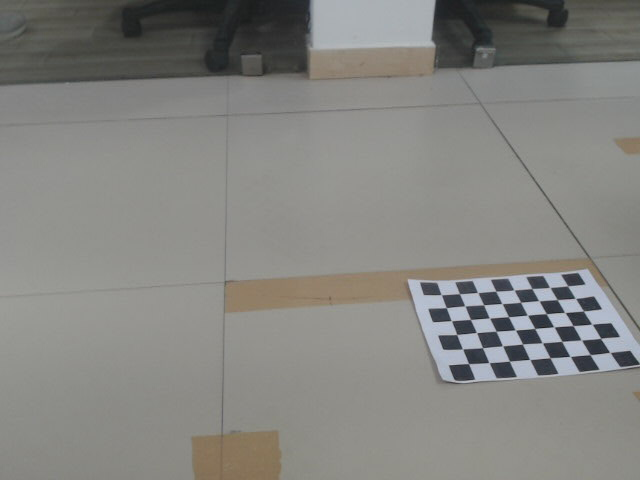
//> input picture Deva/backup/raw_photos/left.jpg, 640 x 480 px, given in place of the camera
$ ./2videos_non_grey   (built with g++ and OpenCV 4)
//> lines starting //> are read from the running program, lines starting //| are printed output that depends on the picture; after the words box and inside, x2 and y2 are one past the last pixel; in counts of white or black regions, pixels touching at a corner belong together
#include <opencv2/opencv.hpp>
#include <iostream>

using namespace cv;
using namespace std;
#define STEP_SIZEE 1
#define STEP_SIZE 1

Mat rotateImage(const Mat& src, double angle) {
	Point2f center(173,477);
	Mat rotMat = getRotationMatrix2D(center, angle, 1.0);
	Mat dst;
	warpAffine(src, dst, rotMat, src.size());
	return dst;
}

Mat resizeImage(const Mat& src, Size newSize) {
	Mat dst;
	resize(src, dst, newSize);
	return dst;
}


Mat blendImages(const Mat& img1, const Mat& img2, int off_x1, int off_y1, int off_x2, int off_y2) {

	int w1 = img1.cols;
	int h1 = img1.rows;
	int w2 = img2.cols;
	int h2 = img2.rows;

	// Calculate the canvas size to hold both images, considering the offsets
	int c1 = 1280;
	int c2 = 720;

	// Create an empty canvas with black background
	Mat canvas1(Size(c1, c2), img1.type(), Scalar(0, 0, 0));
	Mat canvas2(Size(c1, c2), img1.type(), Scalar(0, 0, 0));
	Mat canvas4(Size(c1, c2), img1.type(), Scalar(0, 0, 0));

	// Place img1 on the canvas at (off_x1, off_y1)
	Mat roi3 = canvas1(Rect(off_x1, off_y1, w1, h1));
	img1.copyTo(roi3);

	// Place img2 on the canvas at (off_x2, off_y2)
	Mat roi4 = canvas2(Rect(off_x2, off_y2, w2, h2));
	img2.copyTo(roi4);

	int x_start = 540;  // x-coordinate of the top-left corner of the rectangle
	int y_start = 155;  // y-coordinate of the top-left corner
	int width   = 90;    // Width of the region
	int height  = 271;   // Height of the region

	// Extract the region of interest (ROI) from the original image
	cv::Mat roi = canvas1(cv::Rect(x_start, y_start, width, height));
	cv::Mat roi1 = canvas2(cv::Rect(x_start, y_start, width, height));

	// [6 lines of commented-out code are left out]


	cv::Mat gradient(roi.size(), CV_32F); // Using 32-bit float for better precision
	cv::Mat gradient1(roi1.size(), CV_32F); // Using 32-bit float for better precision

	// [17 lines of commented-out code are left out]

	float slope = -0.1772f;
        float absolute_slope = std::abs(slope);
	/* 1 --- 0 */
	for (int y = 0; y < roi.rows; y++) {
		for (int x = 0; x < roi.cols; x++) {
			// Linearly decrease intensity from 1 (max) to 0 (min) across the width
			//float intensity = 1.0f - (float(x) / float(roi_gray3.cols));
			//gradient3.at<float>(y, x) = intensity;  // Set the gradient intensity

			if (y >= absolute_slope * x) {
				gradient.at<float>(y, x) = 0.0f;  // After the diagonal (below), set mask value to 1
			} else {
				gradient.at<float>(y, x) = 1.0f;  // Before the diagonal (above), set mask value to 0
			}
		}
	}

	/* 0 --- 1 */
	for (int y = 0; y < roi1.rows; y++) {
		for (int x = 0; x < roi1.cols; x++) {
			// Linearly decrease intensity from 1 (max) to 0 (min) across the width
			//float intensity = 1.0f - (float(x) / float(roi_gray3.cols));
			//gradient3.at<float>(y, x) = intensity;  // Set the gradient intensity

			if (y >= absolute_slope * x) {
				gradient1.at<float>(y, x) = 0.0f;  // After the diagonal (below), set mask value to 1
			} else {
				gradient1.at<float>(y, x) = 1.0f;  // Before the diagonal (above), set mask value to 0
			}
		}
	}
// [8 lines of commented-out code are left out]

	for (int y = 0; y < roi.rows; y++) {
		for (int x = 0; x < roi.cols; x++) {
			// Extract BGR values of the pixel
			Vec3b pixel = roi.at<Vec3b>(y, x);  // Access BGR channels of the pixel

			// Apply the gradient to each channel (B, G, R)
			pixel[0] = cv::saturate_cast<uchar>(pixel[0] * gradient.at<float>(y, x)); // Blue channel
			pixel[1] = cv::saturate_cast<uchar>(pixel[1] * gradient.at<float>(y, x)); // Green channel
			pixel[2] = cv::saturate_cast<uchar>(pixel[2] * gradient.at<float>(y, x)); // Red channel

			// Set the modified pixel back to the ROI
			roi.at<Vec3b>(y, x) = pixel;
		}
	}

	for (int y = 0; y < roi1.rows; y++) {
		for (int x = 0; x < roi1.cols; x++) {
			// Extract BGR values of the pixel
			Vec3b pixel = roi1.at<Vec3b>(y, x);  // Access BGR channels of the pixel

			// Apply the gradient to each channel (B, G, R)
			pixel[0] = cv::saturate_cast<uchar>(pixel[0] * gradient1.at<float>(y, x)); // Blue channel
			pixel[1] = cv::saturate_cast<uchar>(pixel[1] * gradient1.at<float>(y, x)); // Green channel
			pixel[2] = cv::saturate_cast<uchar>(pixel[2] * gradient1.at<float>(y, x)); // Red channel

			// Set the modified pixel back to the ROI
			roi1.at<Vec3b>(y, x) = pixel;
		}
	}

	// [8 lines of commented-out code are left out]
	roi.copyTo(roi);
	roi.copyTo(roi1);

	cv::add(canvas1,canvas2,canvas4);
	return canvas4;
}


int main(int argc, char **argv) {

	Point2f center(173,477);// centre of rotation

//	Mat imgg1,imgg2;	//To read images from file path
	double fps;		//Fps of video input
	int v_width,v_height;	//Width height  of video input
	Mat frame1,frame2;	//To read video frames rfom usb
	Mat img1,img2;		//To save perspective transformed images
	Mat rotated1,rotated2; 	//To save rotated and translated images
	Mat re1, re2; 		//to save "resized "  rotated and translated images
	Mat blendedCanvas; 	// final output canvas
	int a1,a2,x1,x2,y1,y2;	//to save values from rotation yml


	// READING THE TRANSFORM MATRIX 1
	std::string matrix_path = "/home/rushi/nov29/temppp/img1-mat.yml";
	cv::FileStorage fs_trans_matrix(matrix_path, cv::FileStorage::READ);
	if (!fs_trans_matrix.isOpened()) {
		std::cerr << "Could not open the transform matrix file for reading!" << std::endl;
		return -1;
	}
	cv::Mat transform_matrix;
	fs_trans_matrix["mat"] >> transform_matrix;
	cout << "read the transform matrix yml" << endl;


	// READING THE TRANSFORM MATRIX 2
	std::string matrix_path2 = "/home/rushi/nov29/temppp/img2-mat.yml";
	cv::FileStorage fs_trans_matrix2(matrix_path2, cv::FileStorage::READ);
	if (!fs_trans_matrix2.isOpened()) {
		std::cerr << "Could not open the transform matrix 2 file for reading!" << std::endl;
		return -1;
	}
	cv::Mat transform_matrix2;
	fs_trans_matrix2["mat"] >> transform_matrix2;
	cout << "read the transform matrix 2 yml" << endl;


	// READING TRANSLATION ROTATION FILE
	std::string pathh="/home/rushi/nov29/temppp/new_coordinates_0.yml";
	cv::FileStorage fs(pathh, cv::FileStorage::READ); // Replace with your YAML file path
	if (!fs.isOpened()) {
		std::cerr << "Error opening file" << std::endl;
		return -1;
	}
	fs["img_1_angle"] >> a1;
	fs["img_2_angle"] >> a2;
	fs["img_1_x"] >> x1;
	fs["img_1_y"] >> y1;
	fs["img_2_x"] >> x2;
	fs["img_2_y"] >> y2;
	cout << "read the rotation yml" << endl;


	// [6 lines of commented-out code are left out]

	cv::VideoCapture cap(0, cv::CAP_V4L2);
	cv::VideoCapture cap2(1, cv::CAP_V4L2);
	if (!cap.isOpened() || !cap2.isOpened()) {
		std::cout << "unable to open webcam" << std::endl;
	}
	// setting resolution | resizing.
	cap.set(cv::CAP_PROP_FRAME_WIDTH, 640);
	cap.set(cv::CAP_PROP_FRAME_HEIGHT, 480);

	cap2.set(cv::CAP_PROP_FRAME_WIDTH, 640);
	cap2.set(cv::CAP_PROP_FRAME_HEIGHT, 480);


	//Opening video writer file
	fps=cap.get(cv::CAP_PROP_FPS);
	v_width=cap.get(cv::CAP_PROP_FRAME_WIDTH);
	v_height=cap.get(cv::CAP_PROP_FRAME_HEIGHT);
	cv::VideoWriter writer("output.mkv", cv::VideoWriter::fourcc('x','2','6','4'),fps,cv::Size(1280,720));
	cout << "width of video file input is " << v_width << endl ;
	cout << "height of video file input is " << v_height << endl ;
	cout << "writer created now going inside loop " << endl ;

	while(1){

		cap >> frame1;
//> frame1 is the input picture: 480 rows x 640 cols, CV_8UC3; mean B, G, R 128.6, 132.4, 132.6
		cap2 >> frame2;

		if (frame1.empty() || frame2.empty()) {
			cerr << "Error: Could not open one or more video files!" << endl;
			break;
			return -1;
		}

		cout << "inside the loop " << endl ;
		cv::warpPerspective (frame1, img1, transform_matrix, cv::Size(640, 480));
		cv::warpPerspective (frame2, img2, transform_matrix2, cv::Size(640, 480));
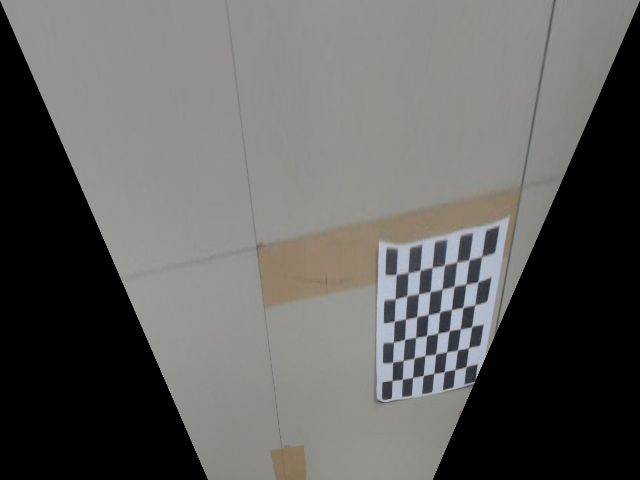
//> img2: 480 rows x 640 cols, CV_8UC3; mean B, G, R 93.4, 96.2, 96.7

		rotated1 = rotateImage(img1, a1);
		rotated2 = rotateImage(img2, a2);

		Size newSize(300, 300);
		re1 = resizeImage(rotated1, newSize);
//> in resizeImage, `resize(src, dst, newSize);`:
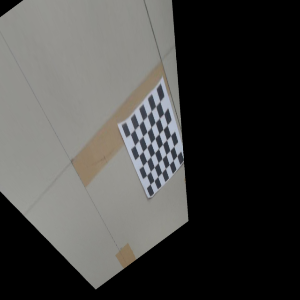
//> dst: 300 rows x 300 cols, CV_8UC3; mean B, G, R 68.6, 70.6, 71
		re2 = resizeImage(rotated2, newSize);
//> call 2 of resizeImage, with newSize = Size(300, 300)
//> in resizeImage (call 2), `resize(src, dst, newSize);`:
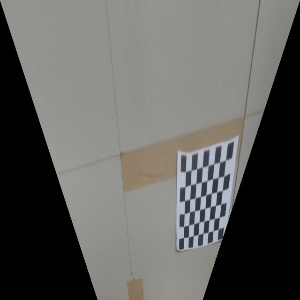
//> dst: 300 rows x 300 cols, CV_8UC3; mean B, G, R 93.4, 96.2, 96.7
		blendedCanvas = blendImages(re1, re2, x1, y1, x2, y2);
//> in blendImages, `cv::Mat roi = canvas1(cv::Rect(x_start, y_start, width, height));`: roi: 271 rows x 90 cols, CV_8UC3; every value is 0
//> in blendImages, `cv::Mat roi1 = canvas2(cv::Rect(x_start, y_start, width, height));`:
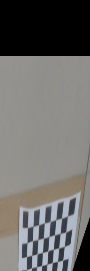
//> roi1: 271 rows x 90 cols, CV_8UC3; mean B, G, R 106.4, 108.5, 109.2
//> after the loop in blendImages, `for (int y = 0; y < roi.rows; y++)`:
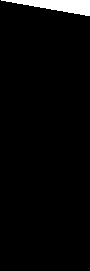
//> gradient: 271 rows x 90 cols, CV_32FC1; values 0 (black) and 1 (white), 3.1% white; 1 white region, box (x1, y1, x2, y2) and area: (1, 0, 90, 16) 754
//> after the loop in blendImages, `for (int y = 0; y < roi1.rows; y++)`:
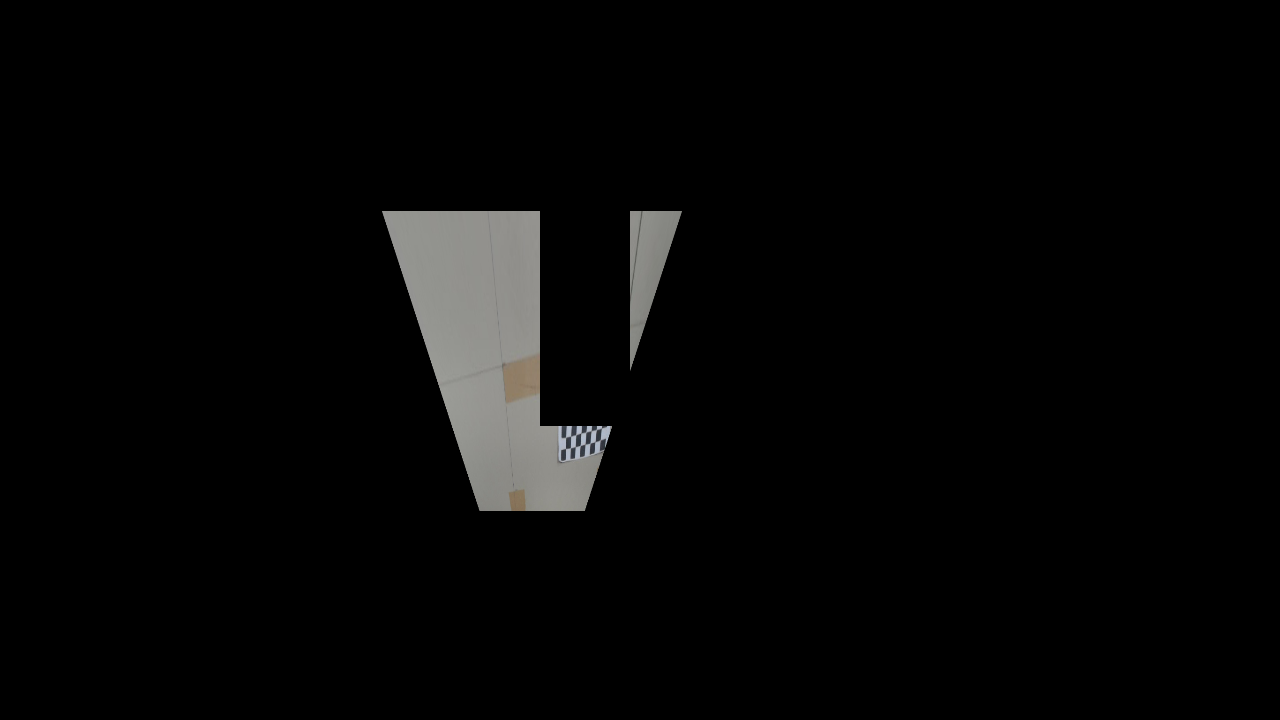
//> canvas2: 720 rows x 1280 cols, CV_8UC3; mean B, G, R 6.3, 6.5, 6.5
//> in blendImages, `cv::add(canvas1,canvas2,canvas4);`:
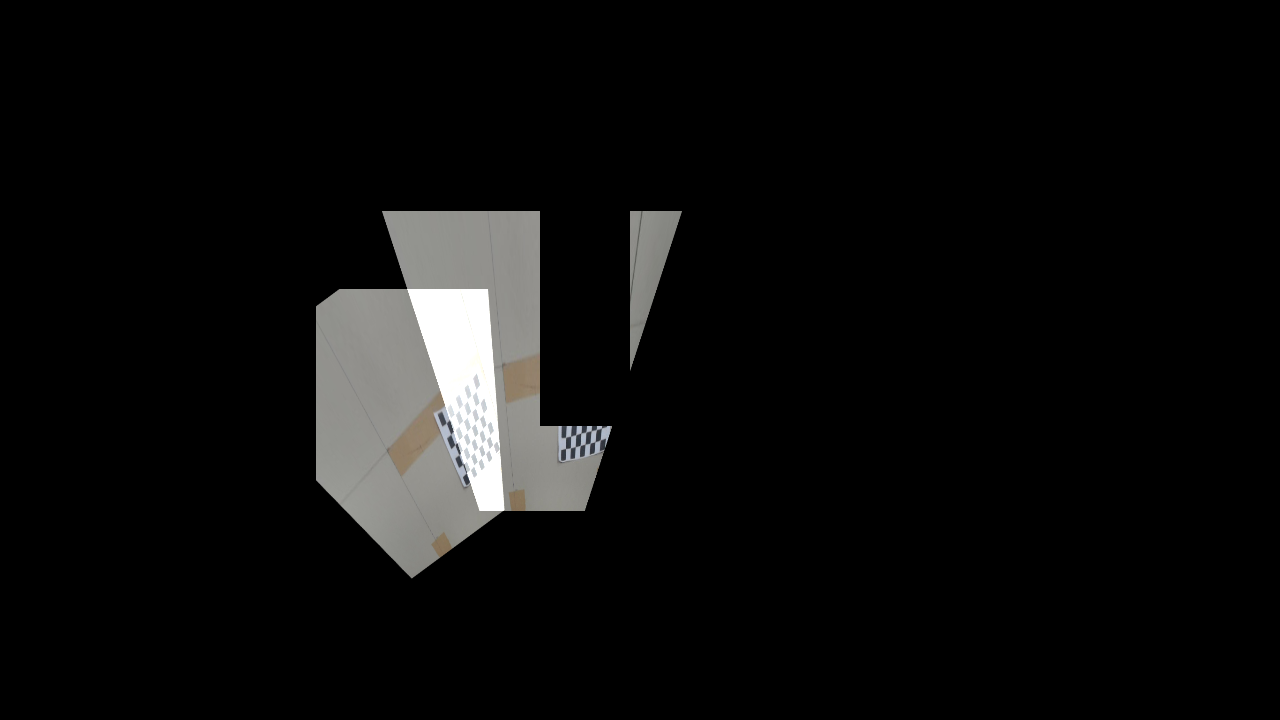
//> canvas4: 720 rows x 1280 cols, CV_8UC3; mean B, G, R 12.7, 13, 13.1

		writer.write(blendedCanvas); //writing video to a file
//		break;
	}

	cap.release();
	cap2.release();
	writer.release();
	cout << "here at the end " << endl ;
	cout << "video saved in output.mkv " << endl ;
	cout << "image saved in output.jpg " << endl ;
	imwrite("output.jpg", blendedCanvas);
	cv::destroyAllWindows();
	return 0;
}

$ run again, on Deva/backup/raw_photos/right.jpg
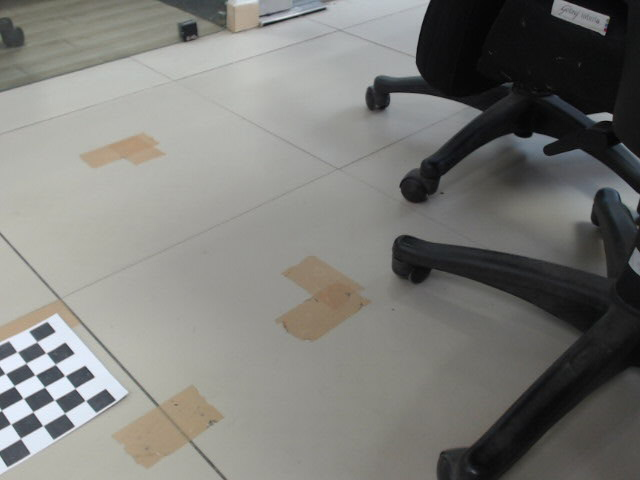
//> input picture Deva/backup/raw_photos/right.jpg, 640 x 480 px, given in place of the camera
//> frame1 is the input picture: 480 rows x 640 cols, CV_8UC3; mean B, G, R 120, 123.9, 123.9
//> roi: 271 rows x 90 cols, CV_8UC3; every value is 0
//> after the loop in blendImages, `for (int y = 0; y < roi1.rows; y++)`:
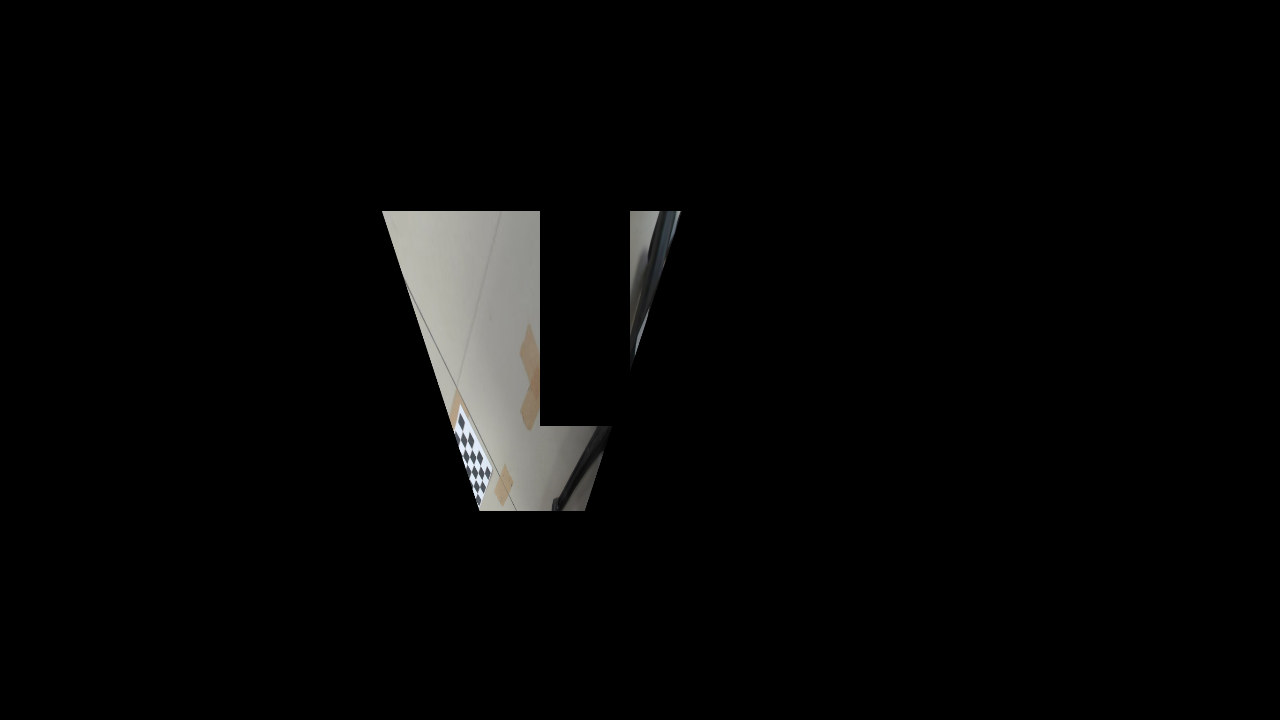
//> canvas2: 720 rows x 1280 cols, CV_8UC3; mean B, G, R 6.3, 6.6, 6.6
//> in blendImages, `cv::add(canvas1,canvas2,canvas4);`:
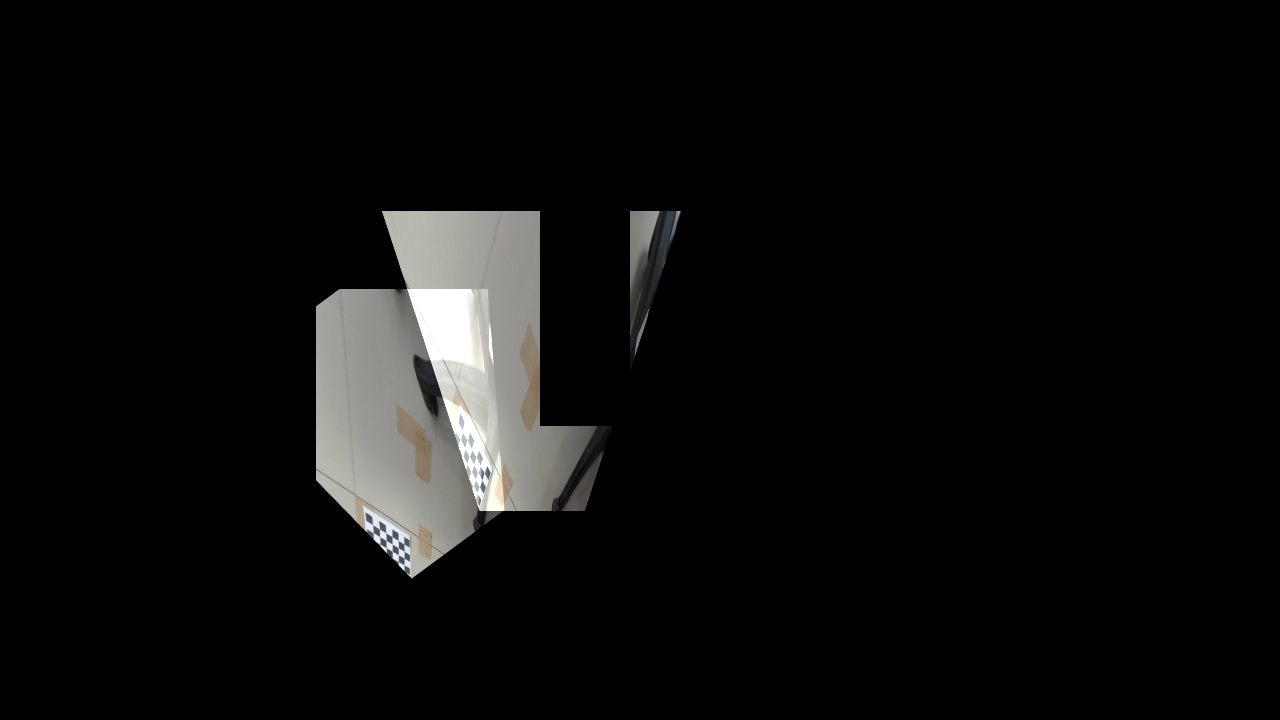
//> canvas4: 720 rows x 1280 cols, CV_8UC3; mean B, G, R 12.1, 12.5, 12.6
